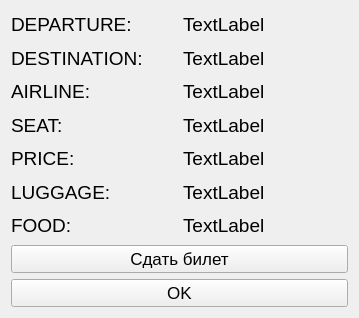
<?xml version="1.0" encoding="UTF-8"?>
<ui version="4.0">
 <class>Form</class>
 <widget class="QWidget" name="Form">
  <property name="geometry">
   <rect>
    <x>0</x>
    <y>0</y>
    <width>359</width>
    <height>318</height>
   </rect>
  </property>
  <property name="font">
   <font>
    <pointsize>13</pointsize>
   </font>
  </property>
  <property name="windowTitle">
   <string>Form</string>
  </property>
  <layout class="QGridLayout" name="gridLayout">
   <item row="0" column="0">
    <widget class="QLabel" name="label">
     <property name="font">
      <font>
       <pointsize>14</pointsize>
      </font>
     </property>
     <property name="text">
      <string>DEPARTURE:</string>
     </property>
    </widget>
   </item>
   <item row="0" column="1">
    <widget class="QLabel" name="departure">
     <property name="font">
      <font>
       <pointsize>14</pointsize>
      </font>
     </property>
     <property name="text">
      <string>TextLabel</string>
     </property>
    </widget>
   </item>
   <item row="1" column="0">
    <widget class="QLabel" name="label_2">
     <property name="font">
      <font>
       <pointsize>14</pointsize>
      </font>
     </property>
     <property name="text">
      <string>DESTINATION:</string>
     </property>
    </widget>
   </item>
   <item row="1" column="1">
    <widget class="QLabel" name="destination">
     <property name="font">
      <font>
       <pointsize>14</pointsize>
      </font>
     </property>
     <property name="text">
      <string>TextLabel</string>
     </property>
    </widget>
   </item>
   <item row="2" column="0">
    <widget class="QLabel" name="label_3">
     <property name="font">
      <font>
       <pointsize>14</pointsize>
      </font>
     </property>
     <property name="text">
      <string>AIRLINE:</string>
     </property>
    </widget>
   </item>
   <item row="2" column="1">
    <widget class="QLabel" name="airline">
     <property name="font">
      <font>
       <pointsize>14</pointsize>
      </font>
     </property>
     <property name="text">
      <string>TextLabel</string>
     </property>
    </widget>
   </item>
   <item row="3" column="0">
    <widget class="QLabel" name="label_4">
     <property name="font">
      <font>
       <pointsize>14</pointsize>
      </font>
     </property>
     <property name="text">
      <string>SEAT:</string>
     </property>
    </widget>
   </item>
   <item row="3" column="1">
    <widget class="QLabel" name="seat">
     <property name="font">
      <font>
       <pointsize>14</pointsize>
      </font>
     </property>
     <property name="text">
      <string>TextLabel</string>
     </property>
    </widget>
   </item>
   <item row="4" column="0">
    <widget class="QLabel" name="label_5">
     <property name="font">
      <font>
       <pointsize>14</pointsize>
      </font>
     </property>
     <property name="text">
      <string>PRICE:</string>
     </property>
    </widget>
   </item>
   <item row="4" column="1">
    <widget class="QLabel" name="price">
     <property name="font">
      <font>
       <pointsize>14</pointsize>
      </font>
     </property>
     <property name="text">
      <string>TextLabel</string>
     </property>
    </widget>
   </item>
   <item row="5" column="0">
    <widget class="QLabel" name="label_6">
     <property name="font">
      <font>
       <pointsize>14</pointsize>
      </font>
     </property>
     <property name="text">
      <string>LUGGAGE:</string>
     </property>
    </widget>
   </item>
   <item row="5" column="1">
    <widget class="QLabel" name="lagguge">
     <property name="font">
      <font>
       <pointsize>14</pointsize>
      </font>
     </property>
     <property name="text">
      <string>TextLabel</string>
     </property>
    </widget>
   </item>
   <item row="8" column="0" colspan="2">
    <widget class="QPushButton" name="pushButtonOk">
     <property name="text">
      <string>OK</string>
     </property>
    </widget>
   </item>
   <item row="7" column="0" colspan="2">
    <widget class="QPushButton" name="returnTicket">
     <property name="text">
      <string>Сдать билет</string>
     </property>
    </widget>
   </item>
   <item row="6" column="0">
    <widget class="QLabel" name="label_7">
     <property name="font">
      <font>
       <pointsize>14</pointsize>
      </font>
     </property>
     <property name="text">
      <string>FOOD:</string>
     </property>
    </widget>
   </item>
   <item row="6" column="1">
    <widget class="QLabel" name="food">
     <property name="font">
      <font>
       <pointsize>14</pointsize>
      </font>
     </property>
     <property name="text">
      <string>TextLabel</string>
     </property>
    </widget>
   </item>
  </layout>
 </widget>
 <resources/>
 <connections/>
</ui>
